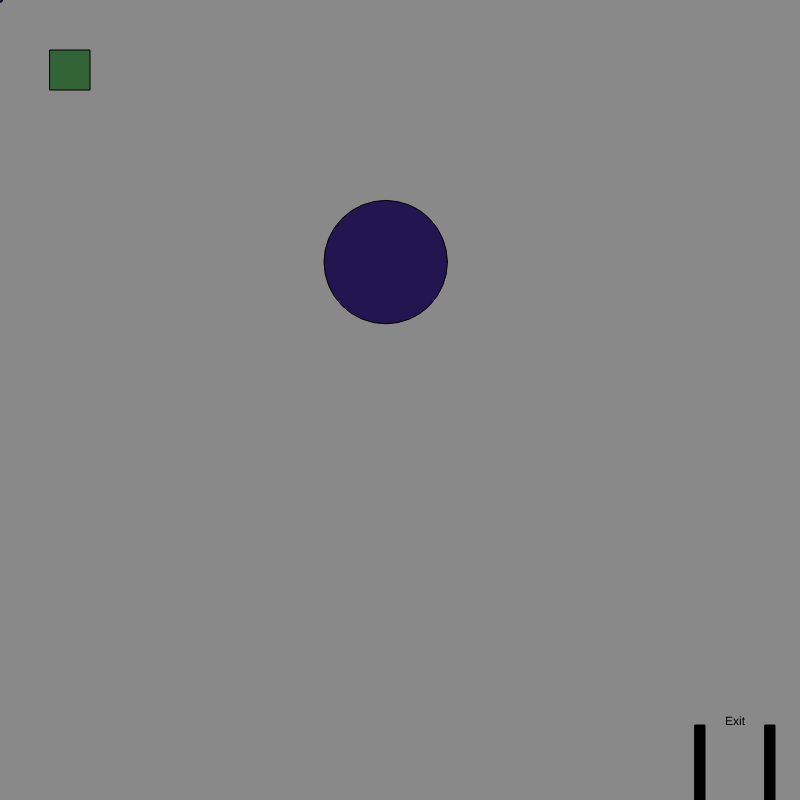
Frame 1 (no input)
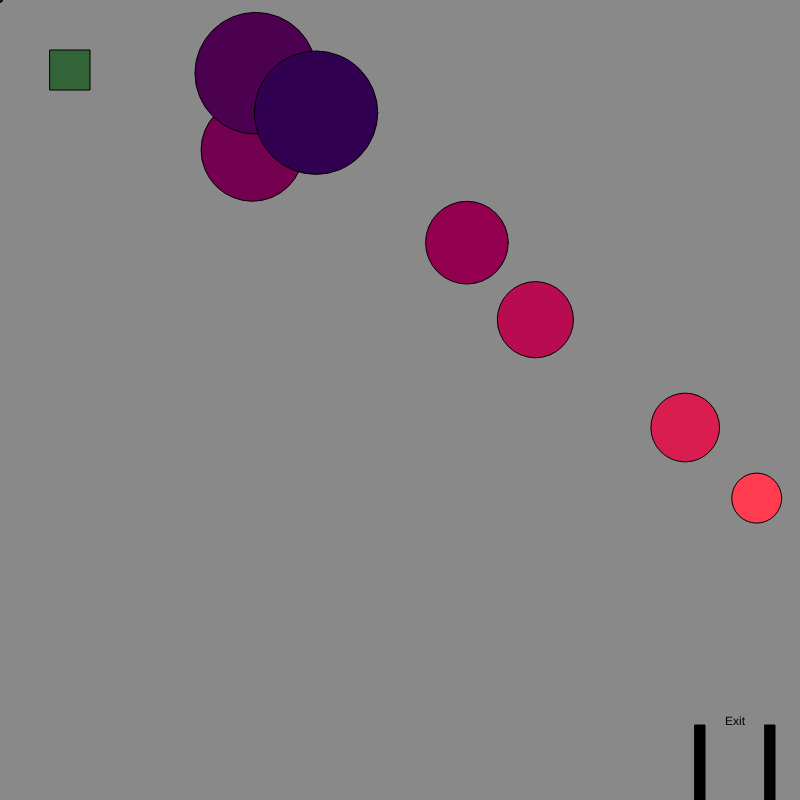
Frame 60 (no input)
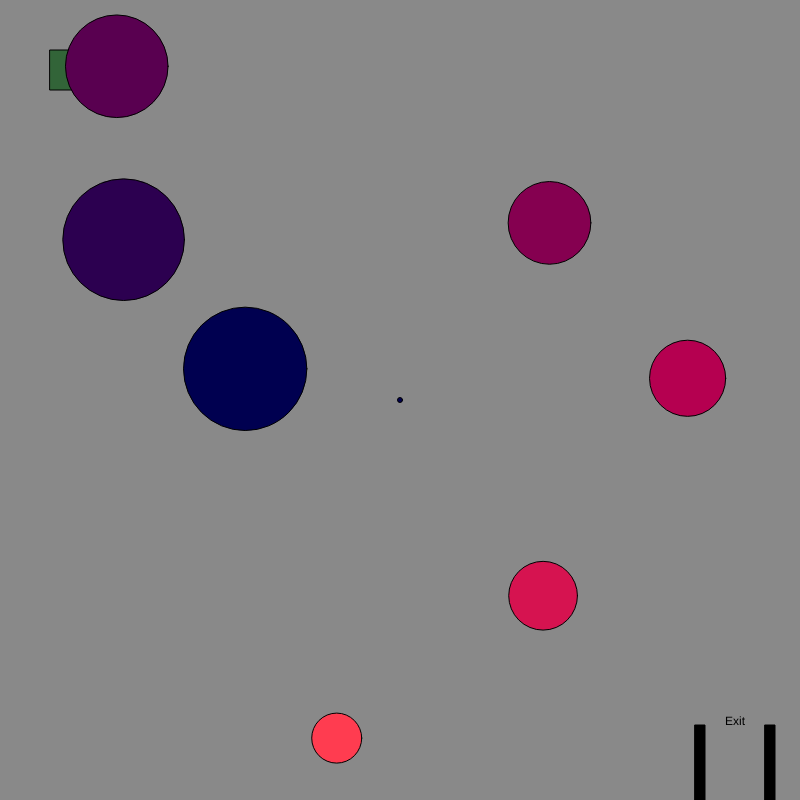
Frame 120 (the mouse pressed at the canvas centre since frame 60)

The p5.js sketch that drew these frames (run headless with seeded random() and noise() and a simulated clock; from frame 60 on, the mouse is pressed at the canvas centre):

// p5.js sketch
// ── sketch.js
var x= 50;
var y= 50;
/*var x1= 600;
//var y1= 200;
//var d=60;
//var s=4;
//var s1=6;
//var x2=165;
//var y2=600;
//var d2=150;
//var s2=1;
var s3=2;*/
var playerSpeed=5;
var ts=12;
var mousex = 0;
var mousey = 0;
var xCoord = [];
var yCoord = [];
var diam = [];
var xSpeed = [];
var ySpeed = [];
function setup()
   {
       createCanvas(800,800);
       var x =random (100, 500);
       var y =random (200, 500);
       var diameter = 50;
       var xs = 7;
       var ys = 4;
       for(var i = 0; i < 7; i++){
         xCoord[i] = x;
         yCoord[i] = y;
         diam[i] = diameter;
         xSpeed[i] = xs;
         ySpeed[i] = ys;
         diameter += random(25);
         xs += random(-4,2);
         ys += random(-2, -1)
       }
       /*xCoord[0] = 600;
       xCoord[1] = 165;
       yCoord[0] = 200;
       yCoord[1] = 600;
       diam[0] = 60;
       diam[1] = 150
       xSpeed[0] = 4;
       xSpeed[1] = 1;
       ySpeed[0] = 6;
       ySpeed[1] = 2;*/

   }
   function draw(){
    background(137)
   exit()
   player()
   movement()
   victory()
   movecircle()
   addCircle()
}
function movement(){
  if (keyIsDown(LEFT_ARROW)){
    x-=playerSpeed
  }
  else if (keyIsDown(RIGHT_ARROW)){
    x+=playerSpeed
  }
  else if (keyIsDown(UP_ARROW)){
    y-=playerSpeed
  }
  else if (keyIsDown(DOWN_ARROW)){
    y+=playerSpeed
  }
  if (x==800){
    x=0
  }
  else if(x==0){
    x=800
  }
}
function player(){
  fill(50,100,56);
  square(x,y,40);
}
function exit(){
  fill(0);
  textSize(ts)
  text('Exit',725,725);
  rect(765,725,10,100);
  rect(695,725,10,100);
}
function victory(){
  if(y>=height && x>=695){
    for(var i = 0; i < diam.length; i++){
      diam[i]=0;
    }
    textSize(40);
    text('You win!',350,400);
  }
}
function movecircle(){
  var c1=256;
  var c2=60;
  var c3=80;
  for(var i = 0; i < xCoord.length; i++){
    fill(c1,c2,c3);
    circle(xCoord[i],yCoord[i],diam[i]);
      c2 += random(-60,35);
      c1 += random(-50,-25);
}
  //fill(200,130,65);
  //circle(xCoord[1],yCoord[1],diam[1]);
  for(var i=0; i < xCoord.length; i++) {
    if (xCoord[i]>=width-diam[i]/2 || xCoord[i]<= 0+ diam[i]/2 ){
      xSpeed[i]*=-1;
    }
      else if (yCoord[i]>=height-diam[i]/2 || yCoord[i] <= diam[i]/2){
    ySpeed[i]*=-1;
    }
    xCoord[i]+=xSpeed[i];
    yCoord[i]+=ySpeed[i];
  }
  /*if (xCoord[0]>=width-diam[0]/2 || xCoord[0]<= 0+ diam[0]/2){
    xSpeed[0]*=-1;
  }
    else if (yCoord[0]>=height-diam[0]/2 || yCoord[0] <= diam[0]/2){
  ySpeed[0]*=-1;
  }
  xCoord[0]+=xSpeed[0];
  yCoord[0]+=ySpeed[0];{
    if (xCoord[1]>=width-diam[1]/2 || xCoord[1]<= 0+diam[1]/2){
      xSpeed[1]*=-1;
    }
      else if (yCoord[1]>=height-diam[1]/2 || yCoord[1] <= diam[1]/2){
    ySpeed[1]*=-1;
    }
    xCoord[1]+=xSpeed[1];
    yCoord[1]+=ySpeed[1];
  } */
}

function addCircle(){
    ellipse(mouseX, mouseY, 5, 5);}
function mouseMoved(){
      mousex = mouseX;
      mousey = mouseY;

    }
